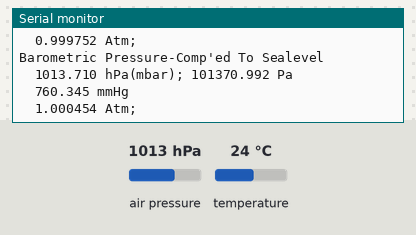
The sketch below on a simulated Arduino Uno, built with avr-gcc and run on an emulated ATmega328P. On the bench: the last lines printed to the serial monitor. Wiring (inferred from the names in the program): BMP280 pressure sensor at I2C address 0x76. The inputs (shaded band) are chosen by the test bench; at power-on: air pressure 1013 hPa, temperature 24 °C.

Above: at 3.2 s.
3.3 s: air pressure set to 952 hPa
At 5.4 s:
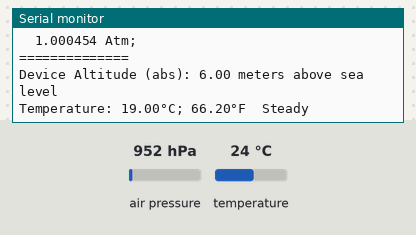
6.9 s: temperature set to 12 °C
At 8.69 s:
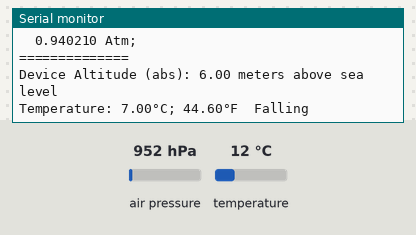
10.2 s: air pressure set to 975 hPa
At 12.03 s:
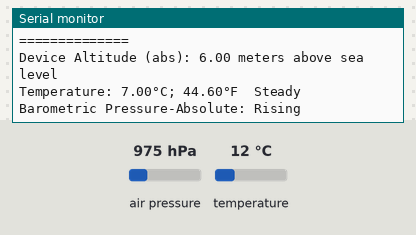
Timing chart, 0 to 13.5 s (numbered marks = the images above; inputs shaded):
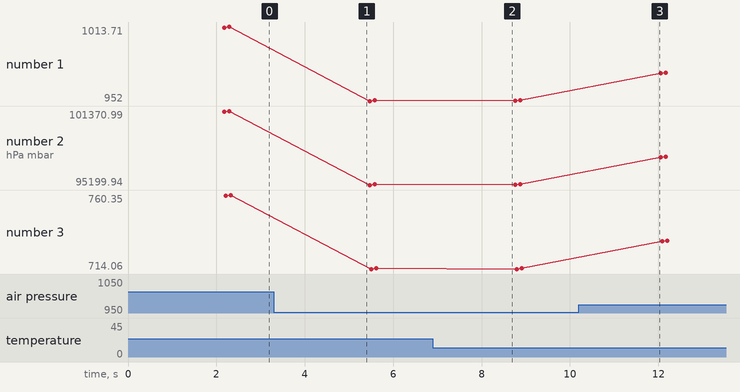

Measured:
- after the input at 6.9 s, the serial monitor: prints a new line after 1.8 s (image 2)
- after the input at 10.2 s, the serial monitor: prints a new line after 1.8 s (image 3)
- plotted number 1: 1013.71 → 952.67 after the input at 3.3 s, 952.67 → 952.7 after the input at 6.9 s, 952.7 → 975.71 after the input at 10.2 s
- plotted number 2: 101370.99 → 95266.76 after the input at 3.3 s, 95266.76 → 95269.65 after the input at 6.9 s, 95269.65 → 97571.34 after the input at 10.2 s
- plotted number 3: 760.35 → 714.56 after the input at 3.3 s, 714.56 → 714.58 after the input at 6.9 s, 714.58 → 731.85 after the input at 10.2 s

The sketch:

2022WeatherBMP280-04x.ino
```cpp
//Arduino Wemos D1R1 w/ RTC, SD Shield (ESP8266 Boards 2.5.2)
//Simple Absolute Barometric Pressure (SL & Comp), Temp, no humidity
//Wemos SDA(D2)-->BMP280 pin=SDA, Wemos SCL(D1)-->BMP280=SCL
//Wemos 3v3-->BMP280 Vdd, Wemos GND-->BMP280 GND
//Wemos Vdd or GND, BMP280=SDO (Address control) NC
//Wemos Vdd or GND, BMP280=CSB (I2C select, GND=SPI) NC
//Data is LSBMSB ijklmnopabcdefgh order (not abcdefghijklmnop)

#include "Arduino.h"               //Arduino library
#include<Wire.h>                   //Wire library I2C
#define Addr 0x76                  //BMP280 I2C 0x76(108), or 0x77
#define S_prt Serial.print         //Short name for Serial.print
#define S_pln Serial.println       //Short name for Serial.println

double TempCal = -5;               //USER SUPPLIED: Temp C calibration factor
double Dh = 6.0;                   //USER SUPPLIED: Device height above sea level m
double P, p0;                      //P Uncomp Press at device alt, p0 Sea Level
double cTempLast = 0;              //Keep last temp for rising, falling, steady
double pLast = 0;                  //Keep last pressure for rising, falling, steady
unsigned int b1[24];               //16 bit array 0-24 (2 bytes)
unsigned int data[8];              //16 bit Data array 0-8

int Compare(float f1, float f2, int ex1){                   //Compare(F1, F2, # decimal places)
  if (round(f1 * pow(10,ex1)) > (round(f2 * pow(10,ex1)))){ //Compare ex1 decimals
     return(1);}
     else if (round(f1 * pow(10,ex1)) < (round(f2 * pow(10,ex1)))){  //Compare ex1 decimals
       return(-1);}
       else return(0);
}

void setup(){
  Wire.begin();                    //Init I2C com
  Serial.begin(9600);              //Init Serial com
  delay(2000);                     //Allow serial to come online
}

void loop(){
  for (int i = 0; i < 24; i++)  {  //Get data 1 reg (2 bytes, 16 bits) at a time
    Wire.beginTransmission(Addr);  //Begin I2C to BMx280
    Wire.write((136 + i));         //Data register 136-159 (0x88-0x9F)
    Wire.endTransmission();        //End I2C Transmission
    Wire.requestFrom(Addr, 1);     //Get BMx280 1 byte data in LSBMSB order
    if (Wire.available() == 1) {   //If device available
      b1[i] = Wire.read();         //Read reg, store in b1[0-23]
    }
  }

  //Temperature coefficients (byte1: LSB<>MSB, bitwise & 11111111; byte 2 same+shift)
  unsigned int dig_T1=(b1[0] & 0xFF)+((b1[1] & 0xFF)*256); //0x88/0x89
  int dig_T2 = b1[2] + (b1[3] * 256);        //0x8A/0x8B
  int dig_T3 = b1[4] + (b1[5] * 256);        //0x8C/0x8D

  //Pressure coefficients (byte1: LSB<>MSB, bitwise & 11111111; byte 2 same+shift)
  unsigned int dig_P1=(b1[6] & 0xFF)+((b1[7] & 0xFF)*256);//0x8E/0x8F
  int dig_P2 = b1[8] + (b1[9] * 256);        //0x90/0x91
  int dig_P3 = b1[10] + (b1[11] * 256);      //0x92/0x93
  int dig_P4 = b1[12] + (b1[13] * 256);      //0x94/0x95
  int dig_P5 = b1[14] + (b1[15] * 256);      //0x96/0x97
  int dig_P6 = b1[16] + (b1[17] * 256);      //0x98/0x99
  int dig_P7 = b1[18] + (b1[19] * 256);      //0x9A/0x9B
  int dig_P8 = b1[20] + (b1[21] * 256);      //0x9C/0x9D
  int dig_P9 = b1[22] + (b1[23] * 256);      //0x9E/0x9F

  Wire.beginTransmission(Addr);    //Start I2C Transmission BMx280
  Wire.write(0xF4);                //Select control measurement register
  Wire.write(0x27);                //Set normal mode, temp & press over-sampling rate = 1
  Wire.endTransmission();          //End I2C Transmission
  Wire.beginTransmission(Addr);    //Start I2C Transmission BMx280
  Wire.write(0xF5);                //Select Config register
  Wire.write(0xA0);                //Set stand_by time = 1000ms
  Wire.endTransmission();          //End I2C Transmission to get data
  for (int i = 0; i < 8; i++){     //Collect temp & press data
    Wire.beginTransmission(Addr);  //Start I2C Transmission BMx280
    Wire.write((247 + i));         //Select data register
    Wire.endTransmission();        //End I2C Transmission
    Wire.requestFrom(Addr, 1);     //Request 1 byte of data from BMx280
    if (Wire.available() == 1){    //If data
      data[i] = Wire.read();       //Read & store 1 byte of data
    }
  }

  //Convert pressure & temperature data to 19-bits
  long adc_p = (((long)(data[0] & 0xFF) * 65536) + ((long)(data[1] & 0xFF) * 256) + (long)(data[2] & 0xF0)) / 16;
  long adc_t = (((long)(data[3] & 0xFF) * 65536) + ((long)(data[4] & 0xFF) * 256) + (long)(data[5] & 0xF0)) / 16;

  //Temperature offset calculations (per Bosch)
  double var1 = (((double)adc_t) / 16384.0 - ((double)dig_T1) / 1024.0) * ((double)dig_T2);
  double var2 = ((((double)adc_t) / 131072.0 - ((double)dig_T1) / 8192.0) *
                 (((double)adc_t) / 131072.0 - ((double)dig_T1) / 8192.0)) * ((double)dig_T3);
  double t_fine = (long)(var1 + var2);                //
  double cTemp = ((var1 + var2) / 5120.0) + TempCal;  //Calc C, add calibration factor
  double fTemp = cTemp * 1.8 + 32;                    //Convert C to F

  //Pressure offset calculations (per Bosch)
  var1 = ((double)t_fine / 2.0) - 64000.0;            //
  var2 = var1 * var1 * ((double)dig_P6) / 32768.0;    //
  var2 = var2 + var1 * ((double)dig_P5) * 2.0;        //
  var2 = (var2 / 4.0) + (((double)dig_P4) * 65536.0); //
  var1 = (((double) dig_P3) * var1 * var1 / 524288.0 + ((double) dig_P2) * var1) / 524288.0;
  var1 = (1.0 + var1 / 32768.0) * ((double)dig_P1);   //
  double p = 1048576.0 - (double)adc_p;
  p = (p - (var2 / 4096.0)) * 6250.0 / var1;          //
  var1 = ((double) dig_P9) * p * p / 2147483648.0;    //
  var2 = p * ((double) dig_P8) / 32768.0;             //
  double pressure = (p + (var1 + var2 + ((double)dig_P7)) / 16.0) / 100; //hPa

  //Output To Serial Monitor
  p0 = ((pressure/100) * pow(1 - (0.0065 * Dh / (cTemp + 0.0065 * Dh + 273.15)), -5.257));
  S_pln(); S_pln("==============");
  S_prt("Device Altitude (abs): ");S_prt(Dh);S_pln(" meters above sea level");
  S_prt("Temperature: ");S_prt(cTemp);S_prt("°C; ");
  S_prt(fTemp);S_prt("°F  ");
  if (Compare(cTemp,cTempLast,1) == 1){             //Compare(F1, F2, # decimal places compared)
    S_pln("Rising");}                               //If temp is rising from prior
    else if(Compare(cTemp,cTempLast,1) == -1){
      S_pln("Falling");}                            //If temp is falling from prior
      else {S_pln("Steady");}                       //Else
  cTempLast = cTemp;                                //Keep this temp as history
  S_prt("Barometric Pressure-Absolute: ");
  if (Compare(pressure,pLast,1) == 1){              //Compare(F1, F2, # decimal places compared)
    S_pln("Rising");}                               //If press is rising from prior
    else if(Compare(pressure,pLast,1) == -1){
      S_pln("Falling");}                            //If press is falling from prior
      else {S_pln("Steady");}                       //Else steady
  pLast = pressure;                                 //Keep this press as history
  S_prt("  ");S_prt(pressure, 3);S_prt(" hPa(mbar); "); //Print Pressure in Pa mbar
  S_prt(pressure * 100, 3);S_pln(" Pa");            //Print Pressure in hPa
  S_prt("  ");
  S_prt(pressure * 0.750061683, 3);S_pln(" mmHg");  //Print Pressure in mmHg
  S_prt("  ");S_prt(pressure * 0.000986923, 6);     //Print Pressure in atm
  S_pln(" Atm; ");

  S_pln("Barometric Pressure-Comp'ed To Sealevel");
  S_prt("  ");S_prt(p0 * 100, 3);S_prt(" hPa(mbar); ");  //Comp'ed Pressure in Pa,mbar
  S_prt(p0 * 10000, 3);S_pln(" Pa");                //Comp'ed Pressure in hPa
  S_prt("  ");
  S_prt(p0 * 075.0061683, 3);S_pln(" mmHg");        //Comp'ed Pressure in mmHg
  S_prt("  ");S_prt(p0 * 000.0986923, 6);           //Comp'ed Pressure in Atm
  S_pln(" Atm; ");
  delay(3000);                                      //Delay milliseconds until next reading
}
```
